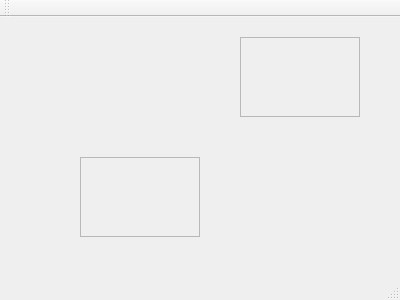
<?xml version="1.0" encoding="UTF-8"?>
<ui version="4.0">
 <class>MainWindow</class>
 <widget class="QMainWindow" name="MainWindow">
  <property name="geometry">
   <rect>
    <x>0</x>
    <y>0</y>
    <width>400</width>
    <height>300</height>
   </rect>
  </property>
  <property name="windowTitle">
   <string>MainWindow</string>
  </property>
  <widget class="QWidget" name="centralWidget">
   <widget class="QScrollArea" name="scrollArea">
    <property name="geometry">
     <rect>
      <x>80</x>
      <y>140</y>
      <width>120</width>
      <height>80</height>
     </rect>
    </property>
    <property name="widgetResizable">
     <bool>true</bool>
    </property>
    <widget class="QWidget" name="scrollAreaWidgetContents">
     <property name="geometry">
      <rect>
       <x>0</x>
       <y>0</y>
       <width>118</width>
       <height>78</height>
      </rect>
     </property>
    </widget>
   </widget>
   <widget class="QScrollArea" name="scrollArea_2">
    <property name="geometry">
     <rect>
      <x>240</x>
      <y>20</y>
      <width>120</width>
      <height>80</height>
     </rect>
    </property>
    <property name="widgetResizable">
     <bool>true</bool>
    </property>
    <widget class="QWidget" name="scrollAreaWidgetContents_2">
     <property name="geometry">
      <rect>
       <x>0</x>
       <y>0</y>
       <width>118</width>
       <height>78</height>
      </rect>
     </property>
    </widget>
   </widget>
  </widget>
  <widget class="QMenuBar" name="menuBar">
   <property name="geometry">
    <rect>
     <x>0</x>
     <y>0</y>
     <width>400</width>
     <height>28</height>
    </rect>
   </property>
  </widget>
  <widget class="QToolBar" name="mainToolBar">
   <attribute name="toolBarArea">
    <enum>TopToolBarArea</enum>
   </attribute>
   <attribute name="toolBarBreak">
    <bool>false</bool>
   </attribute>
  </widget>
  <widget class="QStatusBar" name="statusBar"/>
 </widget>
 <layoutdefault spacing="6" margin="11"/>
 <resources/>
 <connections/>
</ui>
